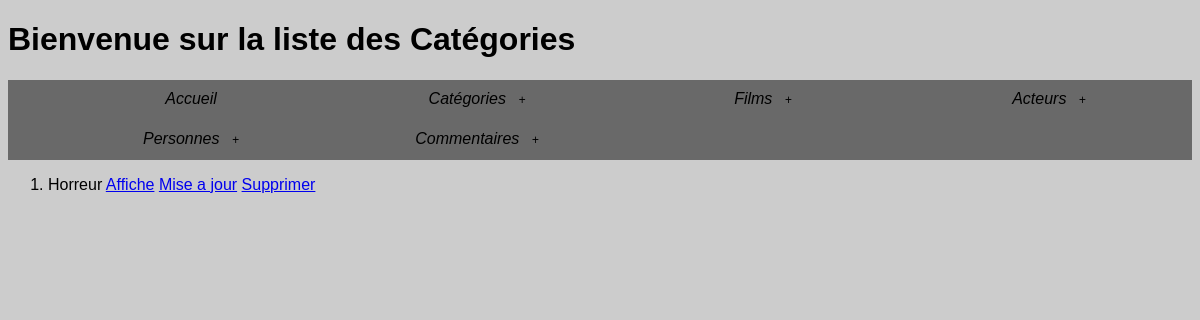
/appfilmo/categorie/index_cat/, run on an earlier commit of the app's database.
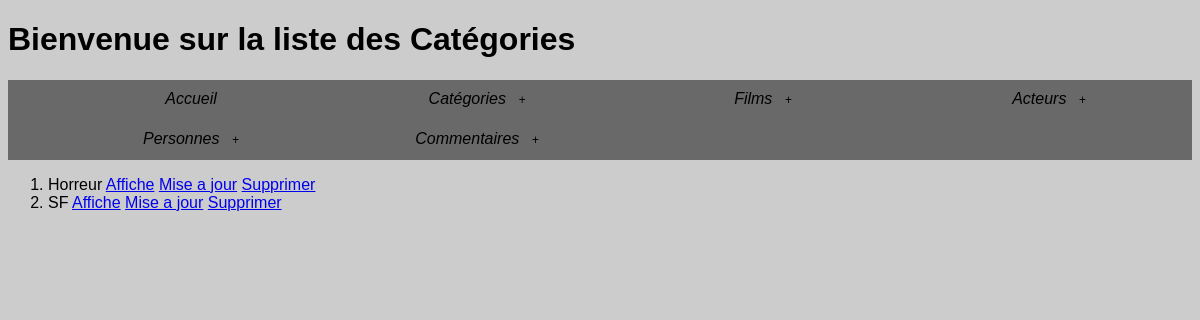
And on a later commit of the database.
### appfilmo/models.py (models this page shows, shortened)
class Categorie(models.Model):
    titre_cat = models.CharField(max_length=100, blank=False)
    description = models.TextField(null=True, blank=True)
    def __str__(self):
        return self.titre_cat

### appfilmo/views.py (the view)
# urls.py: path('categorie/index_cat/', views.index_cat),
def index_cat(request):
    liste = list(models.Categorie.objects.all())
    return render(request, 'appfilmo/categorie/index_cat.html', {"liste": liste})

### appfilmo/templates/appfilmo/categorie/index_cat.html (shortened to what this page needs)
{% extends "appfilmo/accueil.html" %}
{% block h1 %}
    Bienvenue sur la liste des Catégories
{% endblock %}
{% block content %}
<ol>
    {% for l in liste %}
    <li> {{l}}
        <a href="/appfilmo/categorie/affiche_categorie/{{l.id}}/">Affiche</a>
        <a href="/appfilmo/categorie/update_cat/{{l.id}}/">Mise a jour</a>
        <a href="/appfilmo/categorie/delete_cat/{{l.id}}/">Supprimer</a>
    </li>
    {% endfor %}
</ol>
{% endblock content %}

### appfilmo/templates/appfilmo/accueil.html (shortened to what this page needs)
<!DOCTYPE html>
{% load static %}
<html lang="en">
<head>
    <link rel="stylesheet" href="{% static 'css/menuDeroulant.css' %}">
    <link rel="stylesheet" href="{% static 'css/body.css' %}">
</head>
<body>
<h1>{% block h1 %}Bienvenue sur L'Accueil{% endblock %}</h1>
<nav class="menuDeroulantNav">
        <ul class="menuDeroulantUl">
            <li class="menuDeroulantLi">
                <a class="menuDeroulantA" href="/appfilmo/accueil">Accueil</a>
            </li>
            <li class="indication menuDeroulantLi">
                <a class="menuDeroulantA" href="#">Catégories &ensp;</a>
            </li>
            <li class="indication menuDeroulantLi">
                <a class="menuDeroulantA" href="#">Films &ensp;</a>
            </li>
            <li class="indication menuDeroulantLi">
                <a class="menuDeroulantA" href="#">Acteurs &ensp;</a>
            </li>
            <li class="indication menuDeroulantLi">
                <a class="menuDeroulantA" href="#">Personnes &ensp;</a>
            </li>
            <li class="indication menuDeroulantLi">
                <a class="menuDeroulantA" href="#">Commentaires &ensp;</a>
            </li>
        </ul>
    </nav>
<p>{% block content %}SALUT ici c'est l'Accueil{% endblock content %}</p>
</body>
</html>

### appfilmo/static/css/menuDeroulant.css (style rules this page uses)
.menuDeroulantNav { width:100%; padding:0px; background-color:dimgrey; top:0px; font-style: oblique; }
.menuDeroulantUl { list-style-type:none; }
.menuDeroulantLi { float:left; width:25%; text-align:center; position:relative; }
.menuDeroulantUl::after { content:""; display:table; clear:both; }
.menuDeroulantA { display:block; text-decoration:none; color:black; border-bottom:2px solid transparent; padding:10px 0px; }
.indication > a::after { content:"+"; font-size:12px; }

### appfilmo/static/css/body.css (style rules this page uses)
body { background-color:#ccc; font-family:sans-serif; padding:0% }

What changed in the data, as far as the page shows it:
added Categorie: titre_cat "SF"
